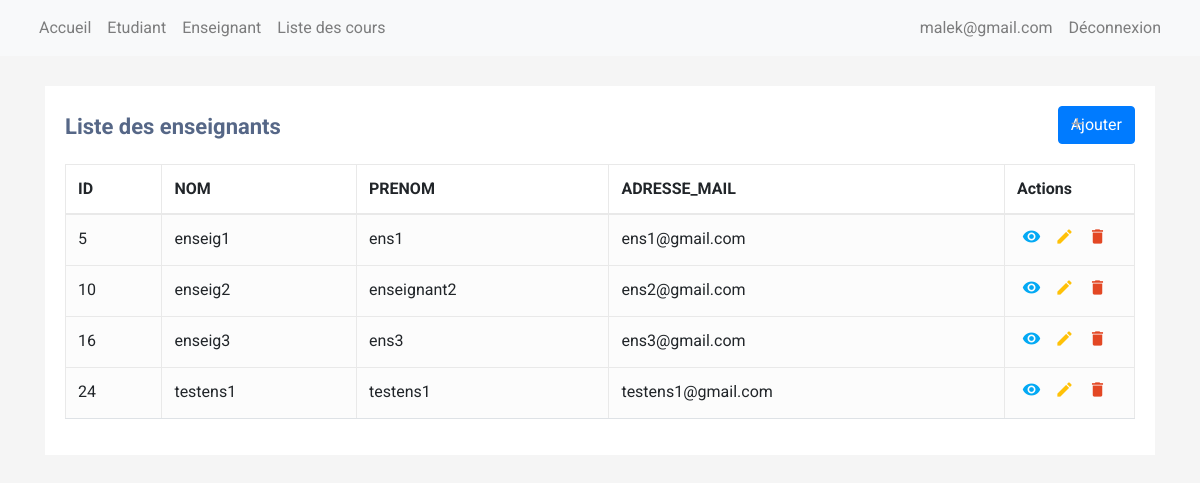
/miniprojet/Accueil_admin_enseignant.php (signed in), run on the app's committed database.
### tables this page shows
CREATE TABLE `utilisateur` (
  `id_utilisateur` int NOT NULL,
  `nom` varchar(100) DEFAULT NULL,
  `prenom` varchar(100) DEFAULT NULL,
  `email` varchar(100) DEFAULT NULL,
  `mot_de_passe` varchar(100) DEFAULT NULL,
  `Role` int DEFAULT NULL
);

### miniprojet/get_email.php (called while the page is built)
<?php
$conn = connect();
$id_utilisateur = $_SESSION['id_utilisateur'];
    $req = "SELECT email FROM utilisateur WHERE id_utilisateur= :id_utilisateur ";
    $statement = $conn->prepare($req);
    $statement->bindParam(':id_utilisateur', $id_utilisateur, PDO::PARAM_INT);
    $statement->execute();
    $user = $statement->fetch(PDO::FETCH_ASSOC);
?>

### miniprojet/Accueil_admin_enseignant.php (the view, shortened to what this page needs)
<?php
require_once("get_email.php");
    ?>
<!DOCTYPE html>
<html lang="en">
<head>
<link rel="stylesheet" href="https://stackpath.bootstrapcdn.com/bootstrap/4.5.0/css/bootstrap.min.css">
<link rel="stylesheet" href="https://maxcdn.bootstrapcdn.com/font-awesome/4.7.0/css/font-awesome.min.css">
</head>
<body>
<header>
<nav class="navbar navbar-expand-lg navbar-light bg-light">
<div class="container-fluid">
<div class="collapse navbar-collapse" id="navbarNav">
<ul class="navbar-nav">
    <li>
    <a class="nav-link" href="Accueil_admin.php">Accueil</a>
    </li>
<li class="nav-item">
<a class="nav-link" href="Accueil_admin_etudiant.php">Etudiant</a>
</li>
<li class="nav-item">
<a class="nav-link" href="Accueil_admin_enseignant.php">Enseignant</a>
</li>
<li class="nav-item">
<a class="nav-link" href="Accueil_admin_cours.php">Liste des cours</a>
</li>
</ul>
<ul class="navbar-nav ml-auto">
<li class="nav-item">
<a class="nav-link"><?php echo $user['email']; ?></a>
</li>
<li class="nav-item">
<a class="nav-link" href="deconnexion.php">Déconnexion</a>
</li>
</ul>
</div>
</div>
</nav>
</header>
<div class="container-xl">
    <div class="table-responsive">
        <div class="table-wrapper">
            <div class="table-title">
                <div class="row">
                    <div class="col-sm-8"><h2><b>Liste des enseignants</b></h2></div>
                    <div class="col-sm-4">
                        <div class="search-box">
                        <form action="ajouter_ens.php" method="get">
                            <button type="submit" class="btn btn-primary">
                                <i class="material-icons">add</i> Ajouter
                            </button>
                        </form>
                        </div>
                    </div>
                </div>
            </div>
            <table class="table table-striped table-hover table-bordered">
                <thead>
                    <tr>
                        <th>ID</th>
                        <th>NOM</th>
                        <th>PRENOM </th>
                        <th>ADRESSE_MAIL</th>
                        <th>Actions</th>
                    </tr>
                </thead>
                <tbody>
                <?php
     require_once("connect.php");
    $req = "select * from utilisateur where Role=1 ";
try {
    $resultat = $conn->query($req);
    while($ligne = $resultat->fetch(PDO::FETCH_ASSOC)) {
        echo "<tr>";
        echo "<td>".$ligne["id_utilisateur"]."</td>";
        echo "<td>".$ligne["nom"]."</td>";
        echo "<td>".$ligne["prenom"]."</td>";
        echo "<td>".$ligne["email"]."</td>";
        echo" <td>
        <a href='affichage_par_id.php?id_utilisateur=".$ligne["id_utilisateur"]."' class='view' title='View' data-toggle='tooltip'><i class='material-icons'>&#xE417;</i></a>
        <a href='edit_utilisateur.php?id_utilisateur=".$ligne["id_utilisateur"]."' class='edit' title='Edit' data-toggle='tooltip'><i class='material-icons'>&#xE254;</i></a>
        <a href='supprimer_utilisateur.php?id_utilisateur=".$ligne["id_utilisateur"]."' class='delete' title='Delete' data-toggle='tooltip'><i class='material-icons'>&#xE872;</i></a>
    </td>";
        echo "<tr>";
    }
    echo "</table>";
}
catch(PDOException $e)
{
    echo "<br> Probleme de requete".$e->getMessage();
}
?>
        </div>
    </div>
</div>
</body>
</html>

### miniprojet/Accueil_admin_enseignant.php (style rules this page uses)
body { color: #566787; background: #f5f5f5; font-family: 'Roboto', sans-serif; }
.table-responsive { margin: 30px 0; }
.table-wrapper { min-width: 1000px; background: #fff; padding: 20px; box-shadow: 0 1px 1px rgba(0,0,0,.05); }
.table-title { padding-bottom: 10px; margin: 0 0 10px; min-width: 100%; }
.table-title h2 { margin: 8px 0 0; font-size: 22px; }
.search-box { position: relative; float: right; }
.search-box i { color: #a0a5b1; position: absolute; font-size: 19px; top: 8px; left: 10px; }
table.table tr th, table.table tr td { border-color: #e9e9e9; }
table.table-striped tbody tr:nth-of-type(odd) { background-color: #fcfcfc; }
table.table td:last-child { width: 130px; }
table.table td a { color: #a0a5b1; display: inline-block; margin: 0 5px; }
table.table td a.view { color: #03A9F4; }
table.table td a.edit { color: #FFC107; }
table.table td a.delete { color: #E34724; }
table.table td i { font-size: 19px; }

### data on the page
utilisateur: email "malek@gmail.com"
utilisateur: id_utilisateur "5", nom "enseig1", prenom "ens1", email "ens1@gmail.com"
utilisateur: id_utilisateur "10", nom "enseig2", prenom "enseignant2", email "ens2@gmail.com"
utilisateur: id_utilisateur "16", nom "enseig3", prenom "ens3", email "ens3@gmail.com"
utilisateur: id_utilisateur "24", nom "testens1", prenom "testens1", email "testens1@gmail.com"
